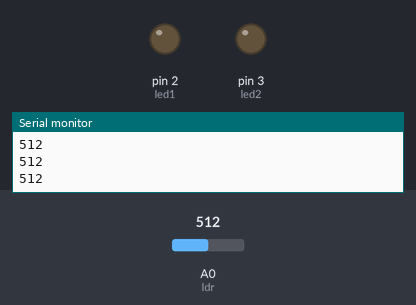
A sketch run on a simulated Arduino Uno, built with avr-gcc and run on an emulated ATmega328P. Parts: output pins drawn as LEDs (lit = HIGH), the last lines printed to the serial monitor. The test bench sets the inputs (shaded band); at power-on: A0 (ldr) = 512.

Above: at 1.5 s.
1.6 s: A0 (ldr) set to 836
4.0 s: A0 (ldr) set to 864
At 5.9 s:
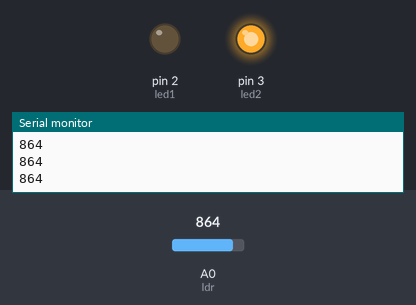
6.4 s: A0 (ldr) set to 985
8.9 s: A0 (ldr) set to 1015
At 10.9 s:
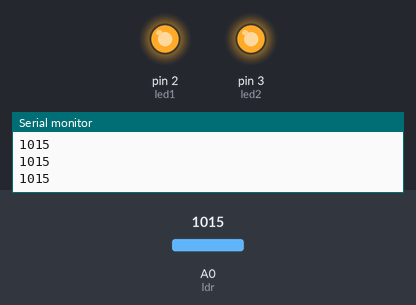
11.3 s: A0 (ldr) set to 840
At 13.1 s:
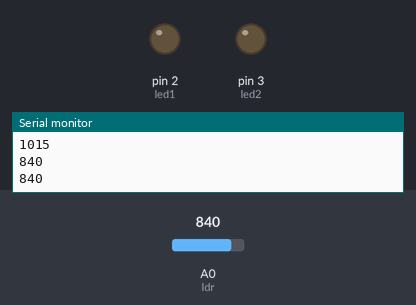
14.1 s: A0 (ldr) set to 860
At 16.5 s:
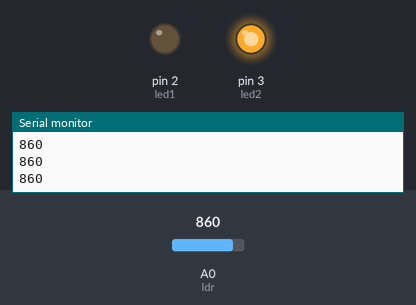
Timing chart, 0 to 17.9 s (numbered marks = the images above; inputs shaded):
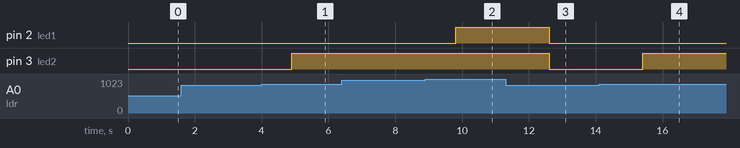

The sketch:

acende_luz_com_sensor.ino
```cpp
#define led1 2
#define led2 3
#define ldr A0
int ldrv;

void setup() {
pinMode (led1,OUTPUT);
pinMode(led2,OUTPUT);
Serial.begin (9600);
}

void loop() {
ldrv = analogRead(ldr);
Serial.println (ldrv);
delay(700);
 if(ldrv >= 1000){
 digitalWrite(led1,HIGH);
  }
 if(ldrv >= 850) {
  digitalWrite(led2,HIGH);
  }
 else{
  digitalWrite(led1,LOW);
  digitalWrite(led2,LOW);
 }
}
```

Measured:
- the behaviour switches between 849 and 850 on A0 (ldr) (found by bisection; images 0 and 1)
- the behaviour switches between 999 and 1000 on A0 (ldr) (found by bisection; images 1 and 2)
- after the input at 4.0 s, pin 3 (led2): LOW → HIGH after 0.90 s
- after the input at 8.9 s, pin 2 (led1): LOW → HIGH after 0.90 s
- after the input at 11.3 s, pin 2 (led1), pin 3 (led2): HIGH → LOW after 1.3 s
- after the input at 14.1 s, pin 3 (led2): LOW → HIGH after 1.3 s
